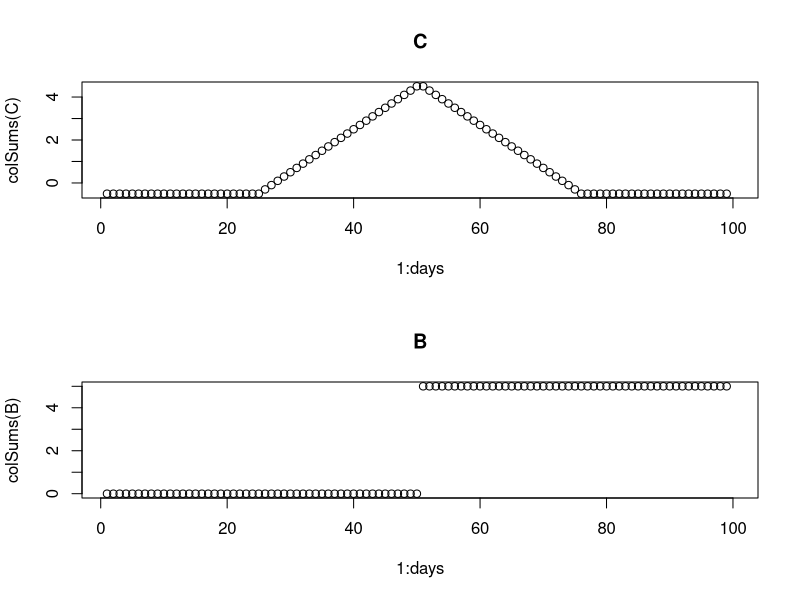
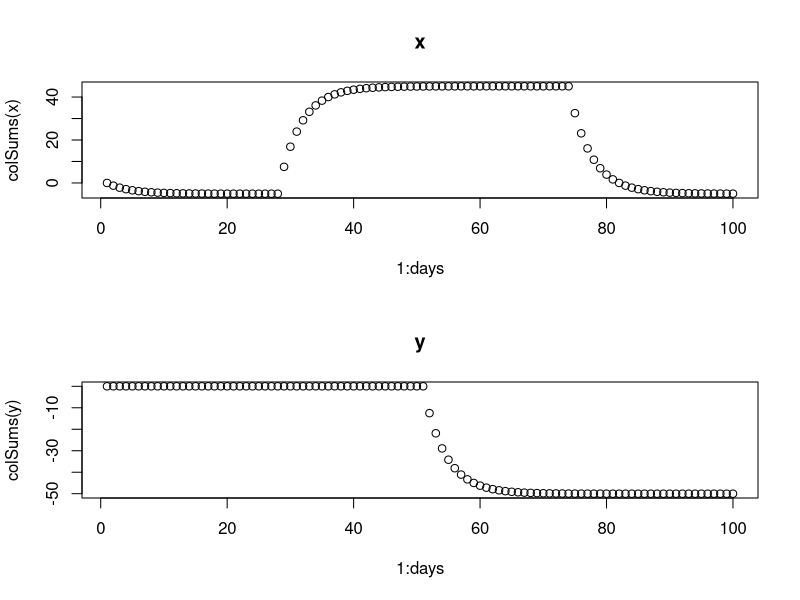
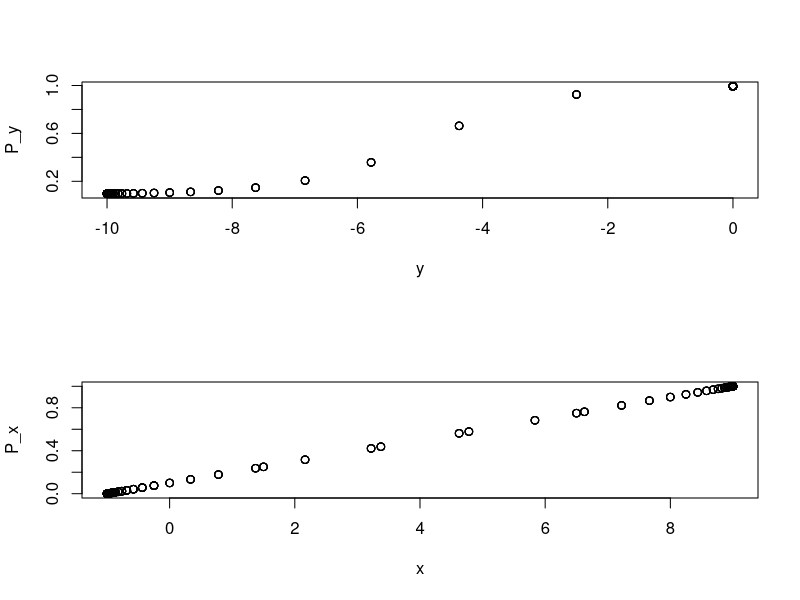
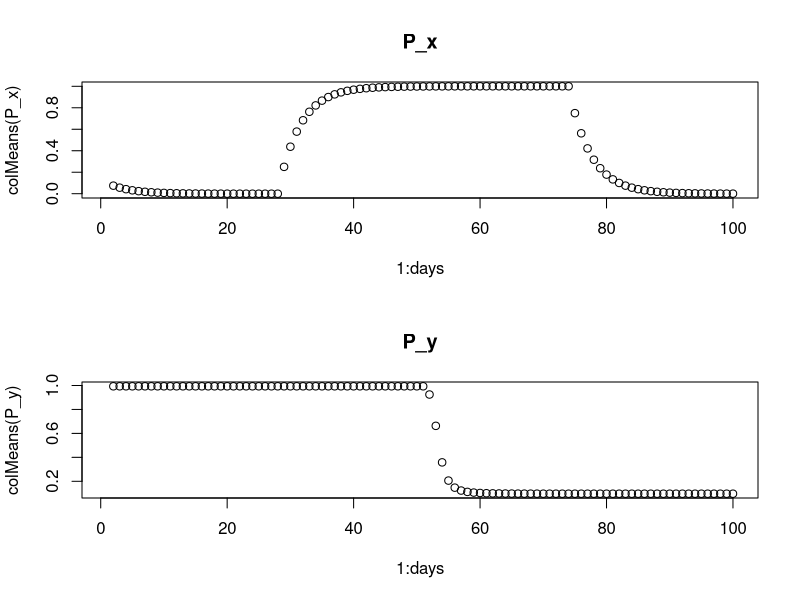
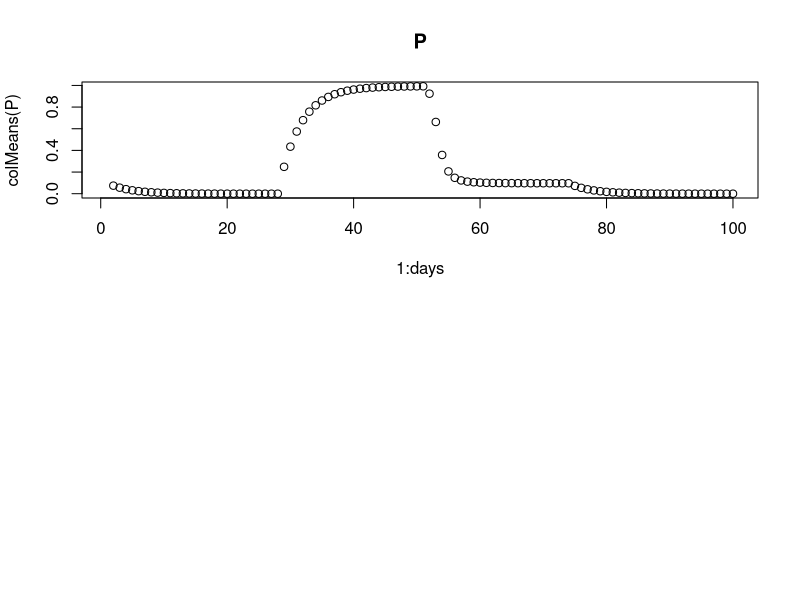

The R script that drew these images, in order:
# testing get_smart function using "separate x terms for fish and hunt" bits
# Jan 2024

seals <- 5
days <- 100

w <- 0.1
ymin <- -10
ymax <- 0
xmin <- -1
xmax <- 9
steepness <- 1
threshold <- -5
slope_x <- 0.1
intercept_x <- 0.1
step <- 0.25
buffer_Pymin <- 0.1

Pf <- array(dim = c(seals, days), data = rep(0.1, seals * days))
Pd <- array(dim = c(seals, days), data = rep(0.1, seals * days))
x <- array(dim = c(seals, days), data = rep(0, seals * days))
y <- array(dim = c(seals, days), data = rep(0, seals * days))
C <- array(dim = c(seals, days), data = rep(NA, seals * days))
B <- array(dim = c(seals, days), data = rep(NA, seals * days))
P_x <- array(dim = c(seals, days), data = rep(NA, seals * days))
P_y <- array(dim = c(seals, days), data = rep(NA, seals * days))
P <- array(dim = c(seals, days), data = rep(NA, seals * days))

salmon <- array(dim = c(days), data = c(rep(0, days/4), seq_len(days/4), rev(seq_len(days/4)), rep(0, days/4)))
hunting <- array(dim = c(days), data = c(rep(0, days/2), rep(1, days/2)))
satiation <- max(salmon)

for(i in 1:(days-1)){
  for(seal in 1:seals){
    C[seal, i] <- salmon[i]/satiation - w
    if(C[seal, i] > 0){
      d_x <- step*(xmax - x[seal, i])
    } else if(C[seal, i] < 0){
      d_x <- step*(xmin - x[seal, i])
    } else {d_x <- 0}
    x[seal, i+1] <- x[seal, i] + d_x
    P_x[seal, i+1] <- x[seal, i+1] * slope_x + intercept_x
    
    B[seal, i] <- hunting[i]
    if(B[seal, i] == 0){
      d_y <- step*(ymax - y[seal, i])
    } else if(B[seal, i] > 0){
      d_y <- step*(ymin - y[seal, i])
    }
    y[seal, i+1] <- y[seal, i] + d_y
    
    P_y[seal, i+1] <- 1-(1/((1+buffer_Pymin) + exp(-steepness * (threshold - y[seal, i+1]))))
    
    P[seal, i+1] <- P_y[seal, i+1] * P_x[seal, i+1]
  }
}

par(mfrow = c(2, 1))
plot(1:days, colSums(C), main = "C")
plot(1:days, colSums(B), main = "B")
plot(1:days, colSums(x), main = "x")
plot(1:days, colSums(y), main = "y")
plot(y, P_y)
plot(x, P_x)
plot(1:days, colMeans(P_x), main = "P_x")
plot(1:days, colMeans(P_y), main = "P_y")
plot(1:days, colMeans(P), main = "P")

